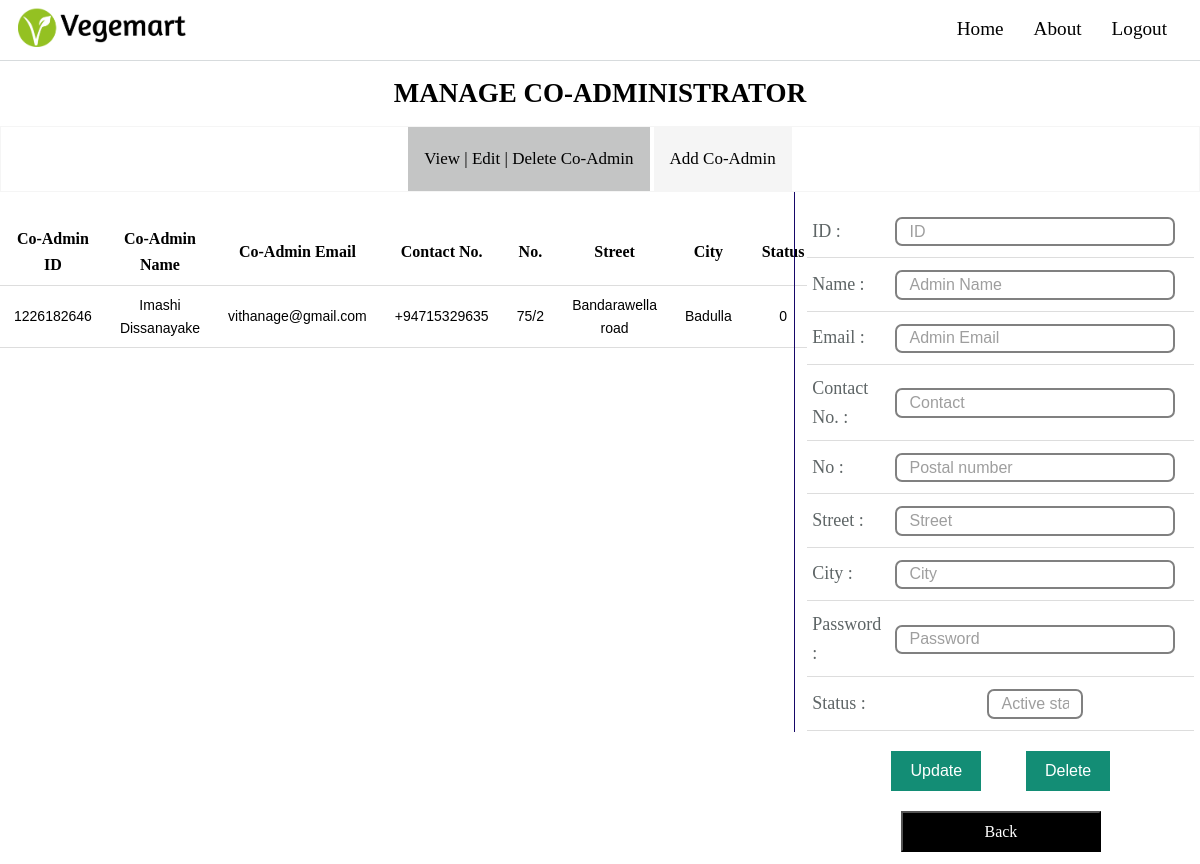
The app's page /public/admin/co-admin_mgt.php with its own data.
### tables this page shows
CREATE TABLE `users` (
  `id` int(10) NOT NULL,
  `email` varchar(50) NOT NULL,
  `password` varchar(60) NOT NULL,
  `userType` varchar(50) NOT NULL,
  `active_status` int(11) NOT NULL
);

### public/admin/co-admin_mgt.php (the view, shortened to what this page needs)
<?php include('../../config/dbconfig.php'); ?>
<!DOCTYPE html>
<html lang="en">
    <head>
        <link rel="stylesheet" type="text/css" href="../css/admin.css">
    </head>
    <body>
        <?php include "../includes/admin_nav.php"; ?>
        <div class="heading">
            <h1>MANAGE CO-ADMINISTRATOR</h1>
        </div>
        <div class="tab has-text-centered">
            <button class="tabButton" onclick="openfun(event, 'View')" id="defaultOpen">View | Edit | Delete Co-Admin</button>
            <button class="tabButton" onclick="openfun(event, 'Add')">Add Co-Admin</button>
        </div>
        <div id="View" class="tabcontent">
            <div class="columns group">
                <div class="column is-8 mt-1 pt-1">
                    <table class="user" id="myTable">
                        <tr>
                            <th>Co-Admin ID</th>
                            <th>Co-Admin Name</th>
                            <th>Co-Admin Email</th>
                            <th>Contact No.</th>
                            <th>No.</th>
                            <th>Street</th>
                            <th>City</th>
                            <th>Status</th>
                        </tr>
                    <?php
                        $userType="coadmin";
                        $sql ="SELECT * FROM `users` WHERE userType='$userType'";
                        $result = mysqli_query($con,$sql);
                        while($row = mysqli_fetch_assoc($result)){
                            $adminID=$row['id'];
                            $sql_admin ="SELECT * FROM `admin` WHERE adminID='$adminID'";
                            $result_admin = mysqli_query($con,$sql_admin);
                            while($row_admin = mysqli_fetch_assoc($result_admin)){
                            echo "
                                <tr>
                                    <td>".$row['id']."</td>
                                    <td>".$row_admin['name']."</td>
                                    <td>".$row['email']."</td>
                                    <td>".$row_admin['contactNum']."</td>
                                    <td>".$row_admin['address1']."</td>
                                    <td>".$row_admin['address2']."</td>
                                    <td>".$row_admin['city']."</td>
                                    <td>".$row['active_status']."</td>
                                </tr>";
                            }
                        }
                        echo "</table>";
                    ?>
                </div>
                <div class="column is-4 mt-1 ml-1 mr-0 pr-0 has-text-centered">
                    <div class="coadmin-dashboard">
                        <form class="update-box" method="POST" action="submit-co-admin.php"  enctype="multipart/form-data" autocomplete="off">
                            <table>
                                <tr>
                                    <th> ID : </th>
                                    <td><input class="input-l" type="text" placeholder="ID" id="id" name="id" readonly=true required></td>
                                </tr>
                                <tr>
                                    <th> Name : </th>
                                    <td><input class="input-l" type="text" placeholder="Admin Name" id="name" name="name" pattern="^[A-Za-z ]+$" required></td>
                                </tr>
                                <tr>
                                    <th> Email : </th>
                                    <td><input class="input-l" type="email" placeholder="Admin Email" id="email" name="email" required></td>
                                </tr>
                                <tr>
                                    <th>Contact No. : </th>
                                    <td><input class="input-l" type="text" placeholder="Contact" id="contact_no" name="contact" pattern='^\+?\d{11}' required></td>
                                </tr>
                                <tr>
                                    <th> No : </th>
                                    <td><input class="input-l" type="text" placeholder="Postal number" id="postal" name="postal"  required></td>
                                </tr>
                                <tr>
                                    <th> Street : </th>
                                    <td><input class="input-l" type="text" placeholder="Street" id="street" name="street"  required></td>
                                </tr>
                                <tr>
                                    <th> City : </th>
                                    <td><input class="input-l" type="text" placeholder="City" id="city" name="city"  required></td>
                                </tr>
                                <tr>
                                    <th>Password : </th>
                                    <td><input class="input-l" type="password" placeholder="Password" id="password" name="password"
                                    pattern="(?=^.{8,}$)((?=.*\d)|(?=.*\W+))(?![.\n])(?=.*[A-Z])(?=.*[a-z]).*$"></td>
                                </tr>
                                <tr>
                                    <th> Status : </th>
                                    <td><input class="input-m" type="text" placeholder="Active status" id="status" name="status"  required></td>
                                </tr>
                            </table>
                            <input type="submit" class="form-button" name="update" value="Update">
                            <input type="submit" class="form-button" name="delete" value="Delete">
                        </form>
                        <button class="card-button" onClick="location.href='http://localhost/vegemart/public/admin/admin-dash.php';">Back</button>
                    </div>
                </div>
            </div>
        </div>
    </body>
</html>

### public/css/admin.css (style rules this page uses)
h1,h2,h3,h4,h5,h6,p,span,i { flex-wrap: wrap; }
h1,h2,h3,h4 { font-family: Candara; text-transform: capitalize; vertical-align: middle; }
.heading { flex: 1; padding: 0.2rem; }
.heading h1 { font-family: Candara; margin:0.3em 0; font-size: 27px; text-align: center; }
.card-button { background-color: #000; color: #fff; font-family: Candara; font-size: 1em; cursor: pointer; justify-content: center; padding: 0.6em 0; min-width:200px; text-align: center; white-space: nowrap; }
table { border-collapse: collapse; width: 100%; margin: auto; flex-wrap: wrap; }
th { font-family: Candara; font-size: 18px; padding:0 0.5em; background-color:rgb(241, 238, 238); }
th, td { padding: 8px 1em; ; text-align: center; border-bottom: 1px solid #ddd; }
td { font-family: sans-serif; font-size: 14px; }
.tab { align-items: center; border:1px solid rgb(245, 245, 245); }
.tabButton { display: inline-block; font-family: Candara; border: none; outline: none; background-color: rgb(245, 245, 245); color: black; padding: 22px 16px; text-align: center; text-decoration: none; margin: auto; cursor: pointer; transition: 0.3s; font-size: 17px; }
.tabButton.active { background-color: #c4c5c5; color: #000; }
.user th { background-color: #fff; font-size: medium !important; }
.update-box { font-size: large; }
.update-box .input-m { font-size: medium; color: rgb(129, 129, 182); width: 8vw; border-radius: 7px; border: 2px solid grey; float: center; padding: 0.3vw 1vw; margin: 3px 5px; }
.update-box .input-l { font-size: medium; color: rgb(129, 129, 182); width: 280px; border-radius: 7px; border: 2px solid grey; float: center; padding: 0.3vw 1vw 0.3vw 1vw; margin: 3px 5px; }
.update-box th { background-color: #fff !important; color: #5e6566; padding: 0.75vw 0 0.75vw 0.4vw; margin: auto; align-content: left; text-align: left; font-weight: 400; }
.update-box td { padding-top: 0.75vw; margin-left: 0; padding-left: 0; }
::placeholder { opacity: 0.7; }
.form-button { display: inline-flex; justify-content: center; flex-wrap: wrap; white-space: nowrap; margin: 20px; border: none; outline: none; background:#138D75; padding: 0.7em 1.2em; cursor: pointer; color: #fff; font-size: 1rem; }

### public/css/nav.css (style rules this page uses)
* { box-sizing: border-box; }
body { line-height: 1.6; margin: 0; min-height: 90vh; }
input[type=text] { width: 160px; max-height: 30px; box-sizing: border-box; border-color: transparent; border-bottom: 2px solid #ccc; margin-bottom: 1px; margin-right:0; font-size: 16px; background-color: white; background-image: url('searchicon.png'); background-position: 10px 0px; background-repeat: no-repeat; padding: 12px 20px 5px 10px; -webkit-transition: width 0.4s ease-in-out; transition: width 0.4s ease-in-out; }

### public/css/style.css (style rules this page uses)
.ml-1 { margin-left: 0.8rem !important; }
.mt-1 { margin-top: 0.8rem !important; }
.mr-0 { margin-right: 0 !important; }
.pt-1 { padding-top: 0.8rem !important; }
.pr-0 { padding-right: 0 !important; }
.has-text-centered { text-align: center !important; }
.columns { clear: both; padding: 0px; margin: 0px; }
.column { display: block; float: left; margin: 1% 0 1% 1.6%; text-align: center !important; border-radius: 10px; }
.column:first-child { margin-left: 0; }
.group:before, .group:after { content: ""; display: table; }
.group:after { clear: both; }
.group { zoom: 1; }
.is-8 { width: 66.13%; }
.is-4 { width: 32.26%; }

### records on screen
users: id "1226182646", email "vithanage@gmail.com", active_status "0"

### other values on screen
$row_admin['name'] "Imashi Dissanayake"
$row_admin['contactNum'] "+94715329635"
$row_admin['address1'] "75/2"
$row_admin['address2'] "Bandarawella road"
$row_admin['city'] "Badulla"
